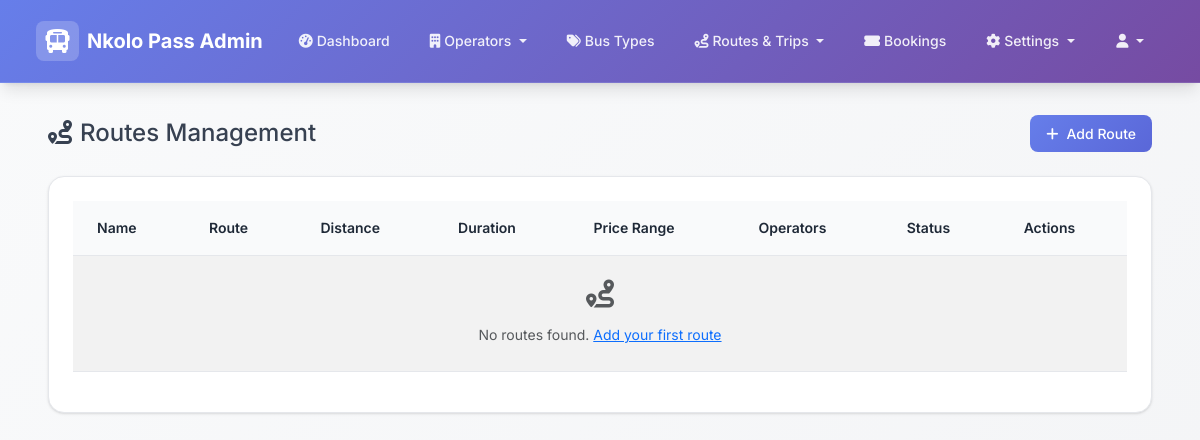
Page /admin/routes (signed in) on the earlier database version.
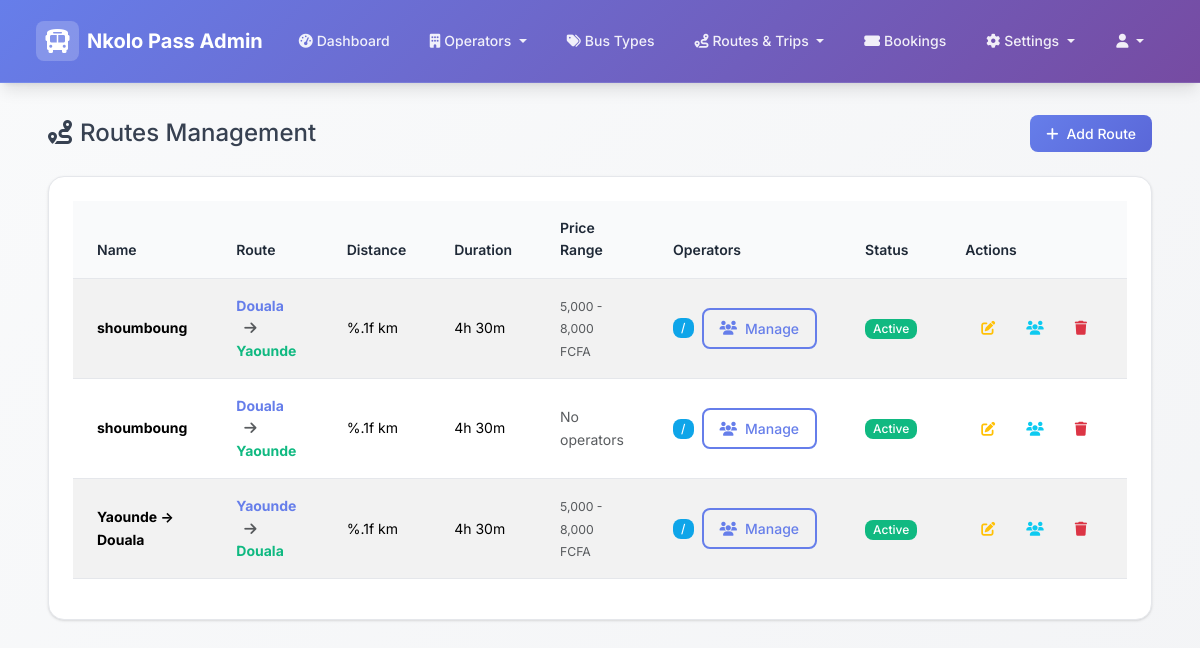
Same page on the later database version.
### models.py (models this page shows, shortened)
class Route(db.Model):
    id = db.Column(db.Integer, primary_key=True)
    name = db.Column(db.String(100), nullable=False)
    origin = db.Column(db.String(100), nullable=False)
    destination = db.Column(db.String(100), nullable=False)
    distance_km = db.Column(db.Float)
    estimated_duration = db.Column(db.Integer)  # in minutes
    waypoints = db.Column(db.Text)  # JSON string of intermediate stops
    is_active = db.Column(db.Boolean, default=True)
    created_at = db.Column(db.DateTime, default=datetime.utcnow)
    trips = db.relationship('Trip', backref='route', lazy=True)
    def get_waypoints(self):
        if self.waypoints and self.waypoints.strip():
            try:
                return json.loads(self.waypoints)
            except (json.JSONDecodeError, ValueError):
                return []
        return []

class RouteOperatorAssignment(db.Model):
    __tablename__ = 'route_operator_assignment'
    id = db.Column(db.Integer, primary_key=True)
    route_id = db.Column(db.Integer, db.ForeignKey('route.id'), nullable=False)
    operator_id = db.Column(db.Integer, db.ForeignKey('operator.id'), nullable=False)
    regular_seat_price = db.Column(db.Float, nullable=False, default=0)  # Price per seat for regular buses
    vip_seat_price = db.Column(db.Float, nullable=False, default=0)     # Price per seat for VIP buses
    trips_per_day = db.Column(db.Integer, default=3)  # How many trips this operator runs per day on this route
    departure_times = db.Column(db.Text)  # JSON array of departure times like ["08:00", "14:00", "20:00"]
    pickup_location_id = db.Column(db.Integer, db.ForeignKey('operator_location.id'))
    dropoff_location_id = db.Column(db.Integer, db.ForeignKey('operator_location.id'))
    is_active = db.Column(db.Boolean, default=True)
    service_days = db.Column(db.String(20), default='1234567')  # Days of week (1=Monday, 7=Sunday)
    notes = db.Column(db.Text)
    created_at = db.Column(db.DateTime, default=datetime.utcnow)
    updated_at = db.Column(db.DateTime, default=datetime.utcnow, onupdate=datetime.utcnow)
    route = db.relationship('Route', backref='operator_assignments')
    operator = db.relationship('Operator', backref='route_assignments')
    pickup_location = db.relationship('OperatorLocation', foreign_keys=[pickup_location_id])
    dropoff_location = db.relationship('OperatorLocation', foreign_keys=[dropoff_location_id])
    __table_args__ = (db.UniqueConstraint('route_id', 'operator_id', name='unique_route_operator'),)

### admin_routes.py (the view)
@admin_bp.route('/routes')
def routes():
    if 'admin_id' not in session:
        return redirect(url_for('admin_bp.login'))
    routes = Route.query.all()
    return render_template('admin/routes/list.html', routes=routes)

### templates/admin/routes/list.html (shortened to what the changed rows need)
{% extends "admin/base.html" %}
{% block content %}
<div class="container-fluid">
    <div class="row">
        <div class="col-12">
            <div class="d-flex justify-content-between align-items-center mb-4">
                <h2 class="h4 mb-0">
                    <i class="fas fa-route me-2"></i>Routes Management
                </h2>
            </div>
            <div class="card">
                <div class="card-body">
                    <div class="table-responsive">
                        <table id="routesTable" class="table table-striped table-hover">
                            <thead class="table-dark">
                                <tr>
                                    <th>Name</th>
                                    <th>Route</th>
                                    <th>Distance</th>
                                    <th>Duration</th>
                                    <th>Price Range</th>
                                    <th>Operators</th>
                                    <th>Status</th>
                                    <th>Actions</th>
                                </tr>
                            </thead>
                            <tbody>
                                {% for route in routes %}
                                <tr>
                                    <td>
                                        <strong>{{ route.name }}</strong>
                                    </td>
                                    <td>
                                        <div class="route-display">
                                            <span class="fw-bold text-primary">{{ route.origin }}</span>
                                            <i class="fas fa-arrow-right mx-2 text-muted"></i>
                                            <span class="fw-bold text-success">{{ route.destination }}</span>
                                        </div>
                                    </td>
                                    <td>
                                        {% if route.distance_km %}
                                            {{ "%.1f".format(route.distance_km) }} km
                                        {% else %}
                                            <span class="text-muted">-</span>
                                        {% endif %}
                                    </td>
                                    <td>
                                        {% if route.estimated_duration %}
                                            {{ (route.estimated_duration // 60) }}h {{ (route.estimated_duration % 60) }}m
                                        {% else %}
                                            <span class="text-muted">-</span>
                                        {% endif %}
                                    </td>
                                    <td>
                                        {% set assignments = route.operator_assignments %}
                                        {% if assignments %}
                                            {% set min_regular = assignments|map(attribute='regular_seat_price')|select('greaterthan', 0)|list|min %}
                                            {% set max_vip = assignments|map(attribute='vip_seat_price')|select('greaterthan', 0)|list|max %}
                                            {% if min_regular and max_vip %}
                                                <small class="text-muted">{{ "{:,.0f}".format(min_regular) }} - {{ "{:,.0f}".format(max_vip) }} FCFA</small>
                                            {% elif min_regular %}
                                                <small class="text-muted">From {{ "{:,.0f}".format(min_regular) }} FCFA</small>
                                            {% else %}
                                                <span class="text-muted">Not set</span>
                                            {% endif %}
                                        {% else %}
                                            <span class="text-muted">No operators</span>
                                        {% endif %}
                                    </td>
                                    <td>
                                        <div class="d-flex align-items-center">
                                            <span class="badge bg-info me-2">
                                                {{ route.active_operator_count }}/{{ route.operator_count }}
                                            </span>
                                            <a href="{{ url_for('admin_bp.route_operators', route_id=route.id) }}"
                                               class="btn btn-sm btn-outline-primary">
                                                <i class="fas fa-users me-1"></i>Manage
                                            </a>
                                        </div>
                                    </td>
                                    <td>
                                        {% if route.is_active %}
                                            <span class="badge bg-success">Active</span>
                                        {% else %}
                                            <span class="badge bg-danger">Inactive</span>
                                        {% endif %}
                                    </td>
                                    <td>
                                        <div class="btn-group" role="group">
                                            <a href="{{ url_for('admin_bp.edit_route', id=route.id) }}"
                                               class="btn btn-sm btn-outline-warning" title="Edit Route">
                                                <i class="fas fa-edit"></i>
                                            </a>
                                            <a href="{{ url_for('admin_bp.route_operators', route_id=route.id) }}"
                                               class="btn btn-sm btn-outline-info" title="Manage Operators">
                                                <i class="fas fa-users"></i>
                                            </a>
                                            <button type="button" class="btn btn-sm btn-outline-danger"
                                                    onclick="deleteRoute({{ route.id }}, '{{ route.name }}')" title="Delete Route">
                                                <i class="fas fa-trash"></i>
                                            </button>
                                        </div>
                                    </td>
                                </tr>
                                {% else %}
                                <tr>
                                    <td colspan="8" class="text-center text-muted py-4">
                                        <i class="fas fa-route fa-2x mb-3 d-block"></i>
                                        No routes found. <a href="{{ url_for('admin_bp.add_route') }}">Add your first route</a>
                                    </td>
                                </tr>
                                {% endfor %}
                            </tbody>
                        </table>
                    </div>
                </div>
            </div>
        </div>
    </div>
</div>
{% endblock %}

Differences in the rows shown:
added Route: name "shoumboung", origin "Douala", destination "Yaounde", distance_km "%.1f", estimated_duration "4", (route.estimated_duration%60) "30", is_active "Active"
added RouteOperatorAssignment: regular_seat_price "5,000", vip_seat_price "8,000"
added Route: name "shoumboung", origin "Douala", destination "Yaounde", distance_km "%.1f", estimated_duration "4", (route.estimated_duration%60) "30", shows "No operators", is_active "Active"
added Route: name "Yaounde → Douala", origin "Yaounde", destination "Douala", distance_km "%.1f", estimated_duration "4", (route.estimated_duration%60) "30", is_active "Active"
added RouteOperatorAssignment: regular_seat_price "5,000", vip_seat_price "8,000"
Other differences:
text no longer shown: "No routes found. Add your first route"
